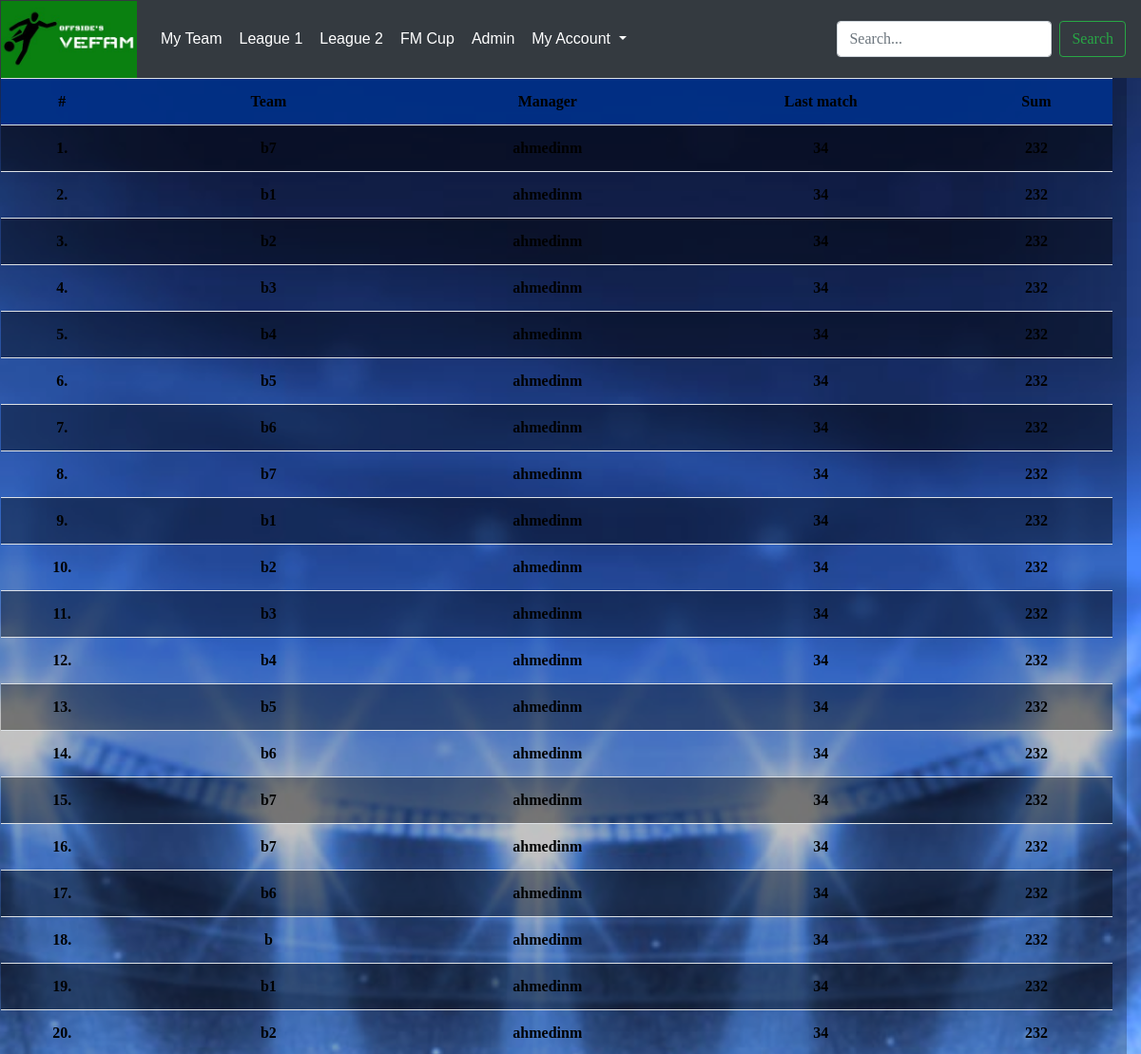
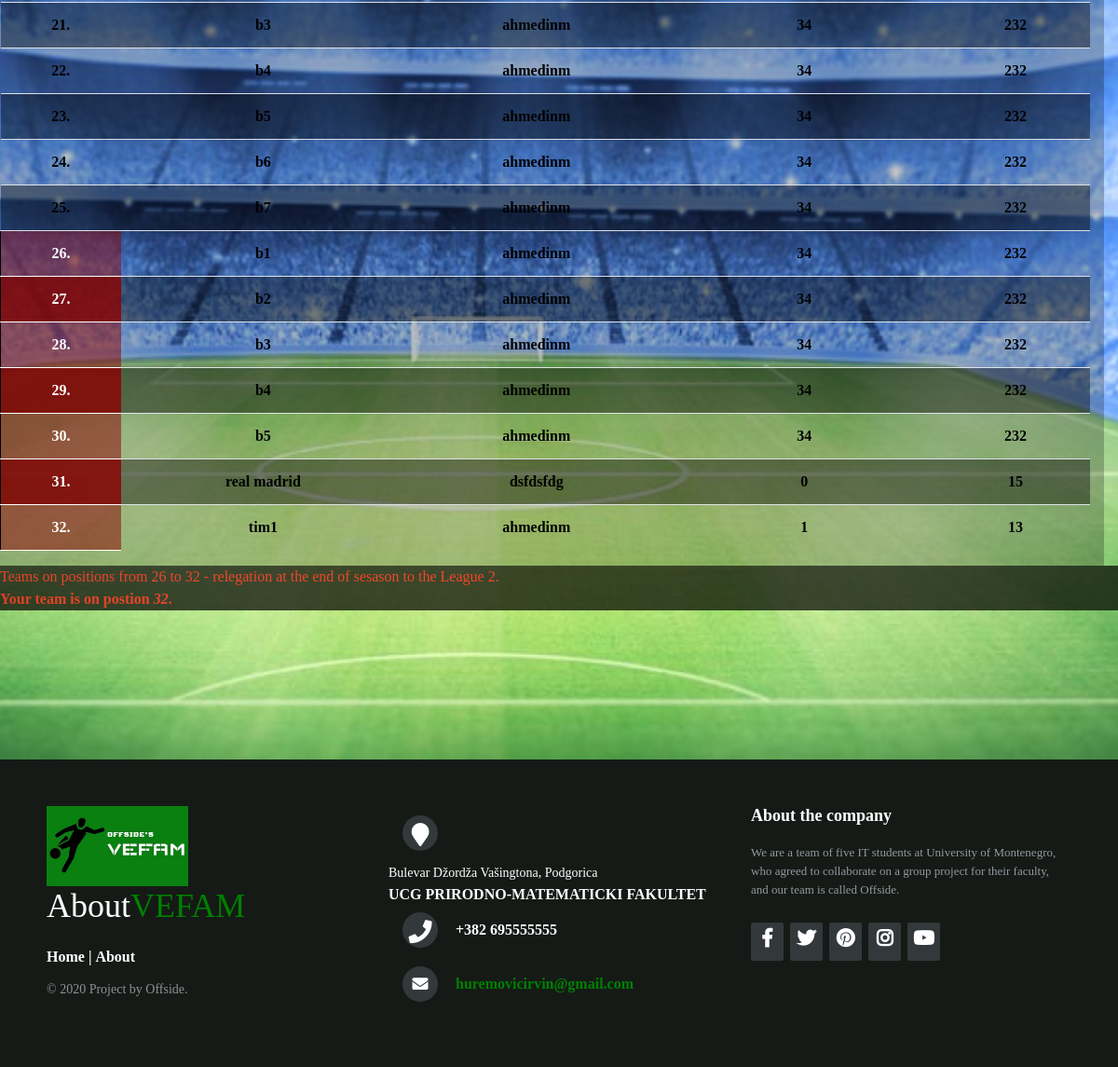
The page /league1.php (signed in) on the database its author committed (2 pictures, top to bottom).
### tables this page shows
CREATE TABLE `user_teams` (
  `id` bigint(20) UNSIGNED NOT NULL,
  `user_id` bigint(20) UNSIGNED NOT NULL,
  `name` varchar(150) NOT NULL,
  `league` tinyint(4) NOT NULL,
  `last` int(10) UNSIGNED NOT NULL,
  `sum` int(10) UNSIGNED NOT NULL,
  `money` double NOT NULL
);

CREATE TABLE `users` (
  `id` bigint(20) UNSIGNED NOT NULL,
  `username` varchar(200) NOT NULL,
  `email` varchar(150) NOT NULL,
  `password` varchar(200) NOT NULL,
  `league` tinyint(10) UNSIGNED NOT NULL,
  `league_one` int(10) UNSIGNED NOT NULL,
  `league_two` int(10) UNSIGNED NOT NULL,
  `cup` int(11) NOT NULL,
  `admin` tinyint(4) NOT NULL
);

### league1.php (the view, shortened to what this page needs)
<?php
$pos = null;
?>
<!DOCTYPE html>
<html lang="en" dir="ltr">
  <head>
    <link rel="stylesheet" href="CSS/league1.css">
<link rel="stylesheet" href="https://maxcdn.bootstrapcdn.com/bootstrap/4.0.0/css/bootstrap.min.css">
<link rel="stylesheet" href="CSS/styleI.css">
<link rel="stylesheet" href="CSS/validateI.css">
  <link rel="stylesheet" href="https://use.fontawesome.com/releases/v5.0.13/css/all.css">
  </head>
  <body>
  <nav class="navbar navbar-expand-lg navbar-dark bg-dark">
      <a class="navbar-brand" href="#" style = "margin-left:-15px;margin-top:-12.5px; margin-bottom:-12.5px;">
          <img style="height: 81px;" src="img/logo.jpg" alt="Logo">
      </a>
      <div class="collapse navbar-collapse" id="navbarSupportedContent">
        <ul class="navbar-nav mr-auto" >
          <li class="nav-item active">
            <a class="nav-link" href="#" id="prvi">My Team</a>
          </li>
          <li class="nav-item">
            <a class="nav-link" href="#" >League 1</a>
          </li>
          <li class="nav-item">
              <a class="nav-link" href="#">League 2</a>
          </li>
          <li class="nav-item">
              <a class="nav-link" href="#">FM Cup</a>
          </li>
          <li class="nav-item">
              <a class="nav-link" href="#">Admin</a>
          </li>
          <li class="nav-item dropdown">
            <a class="nav-link dropdown-toggle" href="#" id="navbarDropdown" role="button" data-toggle="dropdown" aria-haspopup="true" aria-expanded="false">
              My Account
            </a>
          </li>
        </ul>
        <form class="form-inline my-2 my-lg-0">
          <input class="form-control mr-sm-2" type="search" placeholder="Search..." aria-label="Search" id="src">
          <button class="btn btn-outline-success my-2 my-sm-0" type="submit">Search</button>
        </form>
      </div>
    </nav>
    <div id="Table" class="container-fluid row">
      <table class="table">
        <tr colspan=2>
          <th class="zaglavlje">#</th>
          <th class="zaglavlje"> <b>Team</b></th>
          <th class="zaglavlje"> <b>Manager</b></th>
          <th class="zaglavlje"> <b> Last match</b></th>
          <th class="zaglavlje"><b>Sum</b></th>
        </tr>
    <?php
		$con = mysqli_connect('localhost','root','','fantasym');
			$imeLige=1;
			$sql="SELECT * FROM user_teams  WHERE league='$imeLige' order by sum DESC";
			$result=$con->query($sql);
			if($result->num_rows>0)
		{
			$brojac=0;
			while($row=mysqli_fetch_array($result))
			{
							$brojac +=1;
              echo "<tr class='red'>";
              if($brojac>25){
                if($brojac%2===0){
                  echo "<td class=\"bot\">"; echo $brojac; echo ".</td>";
                }else{
                  echo "<td class=\"bott\">"; echo $brojac; echo ".</td>";
                }
              }else{
                echo "<td>"; echo $brojac; echo ".</td>";
              }
							echo "<td>"; echo $row['name']; echo "</td>";
              $userid=$row['user_id'];
              if(isset($_SESSION["id"]) && $userid == $_SESSION["id"]){
                $pos = $brojac;
              }
							$sql2="SELECT * FROM users  WHERE id='$userid'";
							$result2=$con->query($sql2);
							while($row2=mysqli_fetch_array($result2))
							{
								echo "<td>"; echo "<a href=\"manager.php?user_id=".$row["user_id"]."\">".$row2['username']."</a>"; echo "</td>";
							}
							$templast=$row['last'];
							echo "<td>"; echo $templast ; echo "</td>";
							echo "<td>"; echo $row['sum']; echo "</td>";
							echo "</tr>";
			}
		}
		?>
      </table>
    </div>
    <div class="poruka well">
        Teams on positions from 26 to 32 - relegation at the end of sesason to the League 2. <br>
        <?php
          if($pos!==null){
            echo "<b>Your team is on postion <i>".$pos."</i>.</b>";
          }
        ?>
    </div>
    <footer class="footer-distributed">
<div class="footer-left">
    <img src="img/logo.jpg">
  <h3>About<span>VEFAM</span></h3>
  <p class="footer-links">
    <a href="index.php">Home</a>
    |
    <a href="about.php">About</a>
  </p>
  <p class="footer-company-name">© 2020 Project by Offside.</p>
</div>
<div class="footer-center">
  <div>
    <i class="fa fa-map-marker"></i>
      <p><span>Bulevar Džordža Vašingtona, Podgorica</span>
      UCG PRIRODNO-MATEMATICKI FAKULTET</p>
  </div>
  <div>
  <i class="fas fa-phone"></i>
    <p>+382 695555555</p>
  </div>
  <div>
    <i class="fa fa-envelope"></i>
    <p><a href="mailto:">huremovicirvin@gmail.com</a></p>
  </div>
</div>
<div class="footer-right">
  <p class="footer-company-about">
    <span>About the company</span>
    We are a team of five IT students at University of Montenegro, who agreed
  to collaborate on a group project for their faculty, and our team is called Offside.</p>
  <div class="footer-icons">
    <a href="https://www.facebook.com/" id="f1"><i class="fab fa-facebook-f" aria-hidden="true" ></i></a>
    <a href="https://www.twitter.com/" id="f2"><i class="fab fa-twitter" aria-hidden="true"></i></a>
    <a href="https://www.pinterest.com/" id="f3">	<i class="fab fa-pinterest" aria-hidden="true"></i></a>
    <a href="https://www.instagran.com/" id="f4"><i class="fab fa-instagram"></i></a>
    <a href="https://www.youtube.com/" id="f5"><i class="fab fa-youtube"></i></a>
  </div>
</div>
</footer>
</body>
</html>

### CSS/league1.css (style rules this page uses)
.container-fluid { background-color: rgba(0,0,0,.24) }
.zaglavlje { background-color: rgba(0, 49, 139, 0.9); font-weight: bolder; text-align: center; }
.table { color: rgba(0,0,0); font-weight: bolder; text-align: center; }
.red:nth-child(even) { background-color: rgba(0,0,0,.4); color: white font-weight: bolder; }
.poruka { margin-bottom: -45%; color: red; background-color: black; opacity: 0.7; }
.bot { border-left:1px solid black; border-bottom:1px solid white; background-color: rgba(139, 0, 0, 0.5); color: white; }
.bott { border-left:1px solid black; border-bottom:1px solid white; background-color: rgba(139, 0, 0, 0.8); color: white; }

### CSS/styleI.css (style rules this page uses)
* { margin: 0; padding: 0; font-family: Century Gothic; }
.footer-distributed { background-color: #151A16; box-sizing: border-box; width: 100%; text-align: left; font: bold 16px sans-serif; padding: 50px 50px 60px 50px; margin-top: 700px; font-family: Georgia, serif; }
.footer-distributed .footer-left, .footer-distributed .footer-center, .footer-distributed .footer-right { display: inline-block; vertical-align: top; }
.footer-distributed .footer-left { width: 33%; }
.footer-distributed h3 { color: #ffffff; font: normal 36px 'Cookie', cursive; margin: 0; }
.footer-distributed .footer-left img { width: 42%; }
.footer-distributed h3 span { color: green; }
.footer-distributed .footer-links { color: #ffffff; margin: 20px 0 12px; }
.footer-distributed .footer-links a { display:inline-block; line-height: 1.8; text-decoration: none; color: inherit; }
.footer-distributed .footer-company-name { color: #8f9296; font-size: 14px; font-weight: normal; margin: 0; }
.footer-distributed .footer-center { width: 35%; font-family: "Gill Sans", sans-serif; }
.footer-distributed .footer-center i { background-color: #33383b; color: #ffffff; font-size: 25px; width: 38px; height: 38px; border-radius: 50%; text-align: center; line-height: 42px; margin: 10px 15px; vertical-align: middle; }
.footer-distributed .footer-center i.fa-envelope { font-size: 17px; line-height: 38px; }
.footer-distributed .footer-center p { display: inline-block; color: #ffffff; vertical-align: middle; margin:0; }
.footer-distributed .footer-center p span { display:block; font-weight: normal; font-size:14px; line-height:2; }
.footer-distributed .footer-center p a { color: green; text-decoration: none;; }
.footer-distributed .footer-right { width: 30%; }
.footer-distributed .footer-company-about { line-height: 20px; color: #92999f; font-size: 13px; font-weight: normal; margin: 0; }
.footer-distributed .footer-company-about span { display: block; color: #ffffff; font-size: 18px; font-weight: bold; margin-bottom: 20px; }
.footer-distributed .footer-icons { margin-top: 25px; }
.footer-distributed .footer-icons a { display: inline-block; width: 35px; height: 41px; cursor: pointer; background-color: #33383b; border-radius: 2px; font-size: 20px; color: #ffffff; text-align: center; line-height: 35px; margin-right: 3px; margin-bottom: 5px; }
input { display: none; }
*,:after,:before { box-sizing:border-box }
a { color:inherit;text-decoration:none }
.login-html .sign-in-htm, { top:0; left:0; right:0; bottom:0; position:absolute; -webkit-transform:rotateY(180deg); transform:rotateY(180deg); -webkit-backface-visibility:hidden; backface-visibility:hidden; transition:all .4s linear; }
ul li a { text-decoration: none; color: #0195D5; padding: 5px 20px; border: 1px solid transparent; transition: 0.6s ease; font-family: Helvetica, Arial, sans-serif; padding: 20px; padding-top: 30px; }
#navbarSupportedContent ul li a { color: white; }
#src { color: green; }

### league1.php (style rules this page uses)
body { background-image: url(img/league.jpg); background-repeat: no-repeat; background-size: cover; background-position: center; }

### rows shown on the page
user_teams: sum "232"
user_teams: name "b1", last "34", sum "232"
users: username "ahmedinm"
user_teams: name "b2", last "34", sum "232"
user_teams: name "b3", last "34", sum "232"
user_teams: name "b4", last "34", sum "232"
user_teams: name "b5", last "34", sum "232"
user_teams: name "b6", last "34", sum "232"
user_teams: name "b7", last "34", sum "232"
user_teams: name "b1", last "34", sum "232"
user_teams: name "b2", last "34", sum "232"
user_teams: name "b3", last "34", sum "232"
user_teams: name "b4", last "34", sum "232"
user_teams: name "b5", last "34", sum "232"
user_teams: name "b6", last "34", sum "232"
user_teams: name "b7", last "34", sum "232"
user_teams: name "b7", last "34", sum "232"
user_teams: name "b6", last "34", sum "232"
user_teams: name "b", last "34", sum "232"
user_teams: name "b1", last "34", sum "232"
user_teams: name "b2", last "34", sum "232"
user_teams: name "b3", last "34", sum "232"
user_teams: name "b4", last "34", sum "232"
user_teams: name "b5", last "34", sum "232"
user_teams: name "b6", last "34", sum "232"
user_teams: name "b7", last "34", sum "232"
user_teams: name "b1", last "34", sum "232"
user_teams: name "b2", last "34", sum "232"
user_teams: name "b3", last "34", sum "232"
user_teams: name "b4", last "34", sum "232"
user_teams: name "b5", last "34", sum "232"
user_teams: name "real madrid", last "0", sum "15"
users: username "dsfdsfdg"
user_teams: name "tim1", last "1", sum "13"

### other values the page prints
$pos "32"
